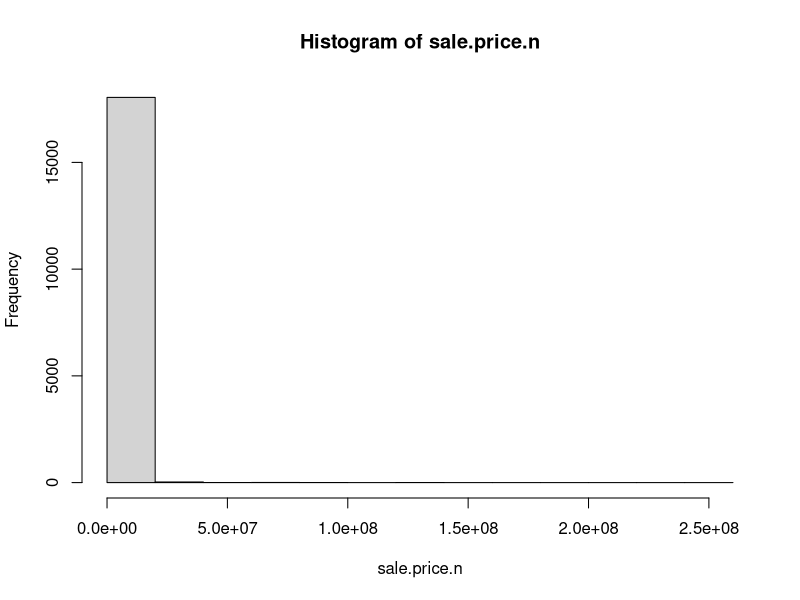
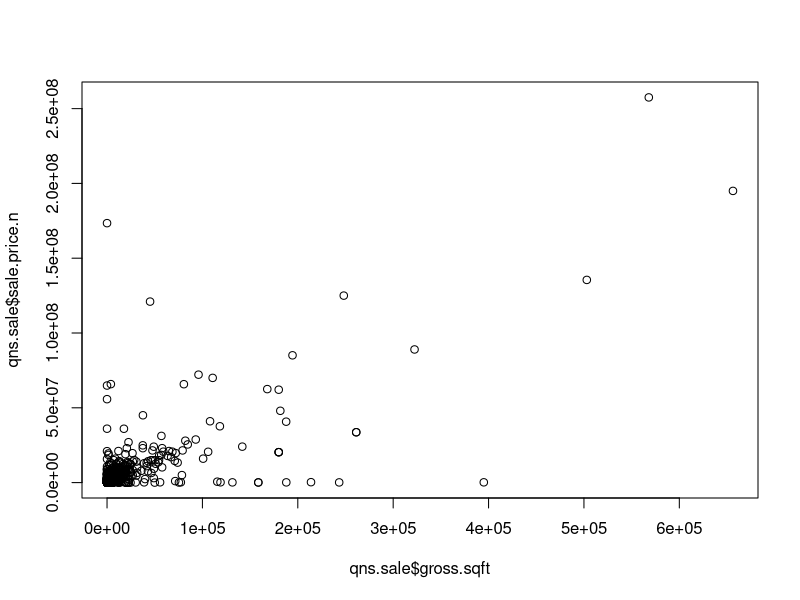
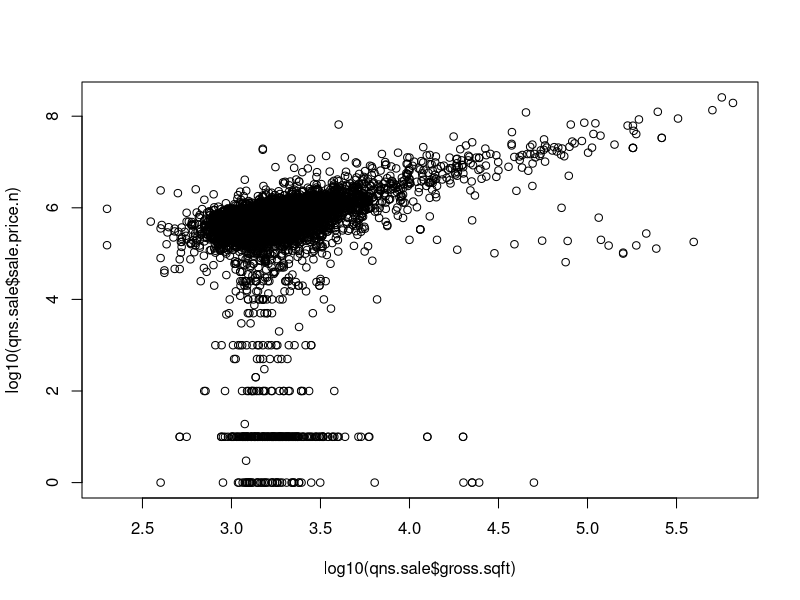
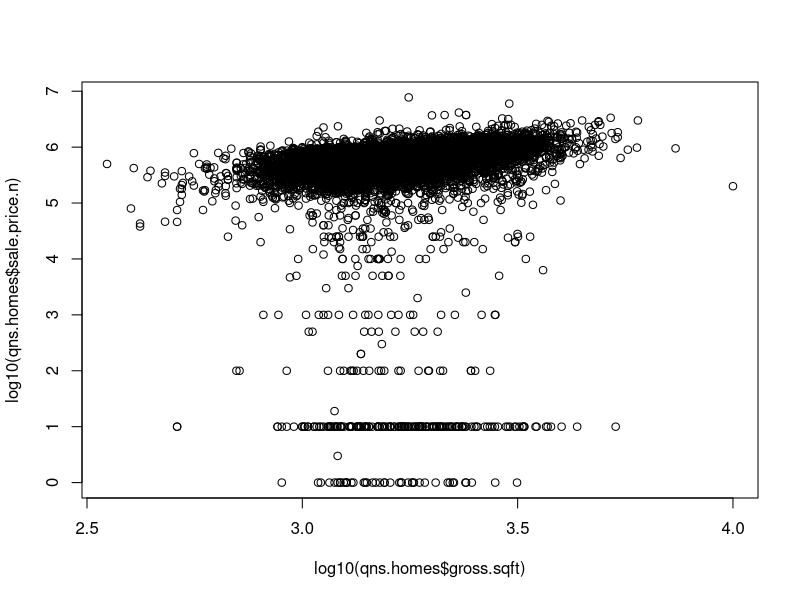
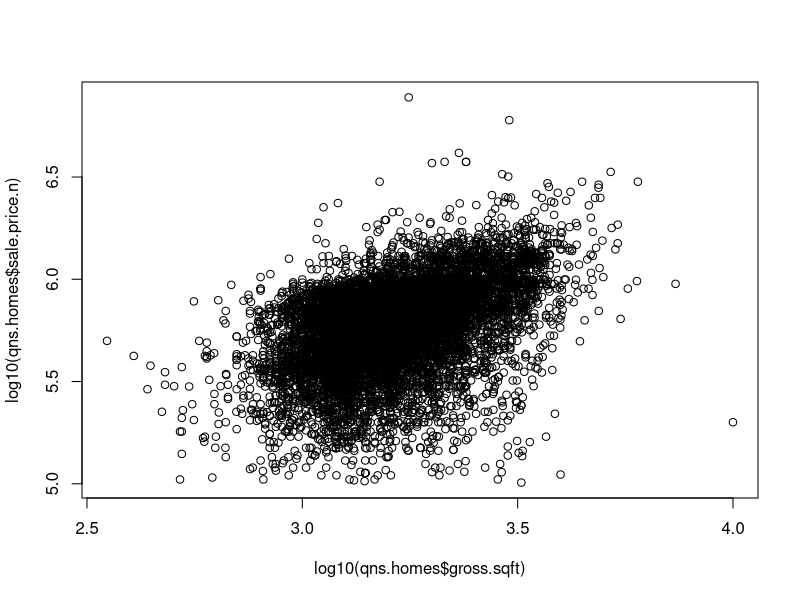

These charts were generated, in order, by the following R code:
## ---- chunk 1
knitr::opts_chunk$set(echo = TRUE)
## ---- chunk 2
#require(gdata)
#require(plyr) #Added by Monnie McGee
#install the gdata and plyr packages and load in to R.
setwd("C:\\Users\\Yao\\Dropbox")
## ---- chunk 3
qns <- read.csv("rollingsales_queens.csv",skip=4,header=TRUE)
## ---- chunk 4
head(qns)
summary(qns)
str(qns) # Very handy function!
## ---- chunk 5
library(gdata)
library(plyr)
qns$SALE.PRICE.N <- as.numeric(gsub("[^[:digit:]]","", qns$SALE.PRICE))
count(is.na(qns$SALE.PRICE.N))
names(qns) <- tolower(names(qns)) # make all variable names lower case
## Get rid of leading digits
qns$gross.sqft <- as.numeric(gsub("[^[:digit:]]","", qns$gross.square.feet))
qns$land.sqft <- as.numeric(gsub("[^[:digit:]]","", qns$land.square.feet))
qns$year.built <- as.numeric(as.character(qns$year.built))
## ---- chunk 6
attach(qns)
hist(sale.price.n) 
detach(qns)
## ---- chunk 7
qns.sale <- qns[qns$sale.price.n!=0,]
plot(qns.sale$gross.sqft,qns.sale$sale.price.n)
plot(log10(qns.sale$gross.sqft),log10(qns.sale$sale.price.n))
## ---- chunk 8
qns.homes <- qns.sale[which(grepl("FAMILY",qns.sale$building.class.category)),]
dim(qns.homes)
plot(log10(qns.homes$gross.sqft),log10(qns.homes$sale.price.n))
summary(qns.homes[which(qns.homes$sale.price.n<100000),])
## ---- chunk 9
qns.homes$outliers <- (log10(qns.homes$sale.price.n) <=5) + 0
qns.homes <- qns.homes[which(qns.homes$outliers==0),]
plot(log10(qns.homes$gross.sqft),log10(qns.homes$sale.price.n))
